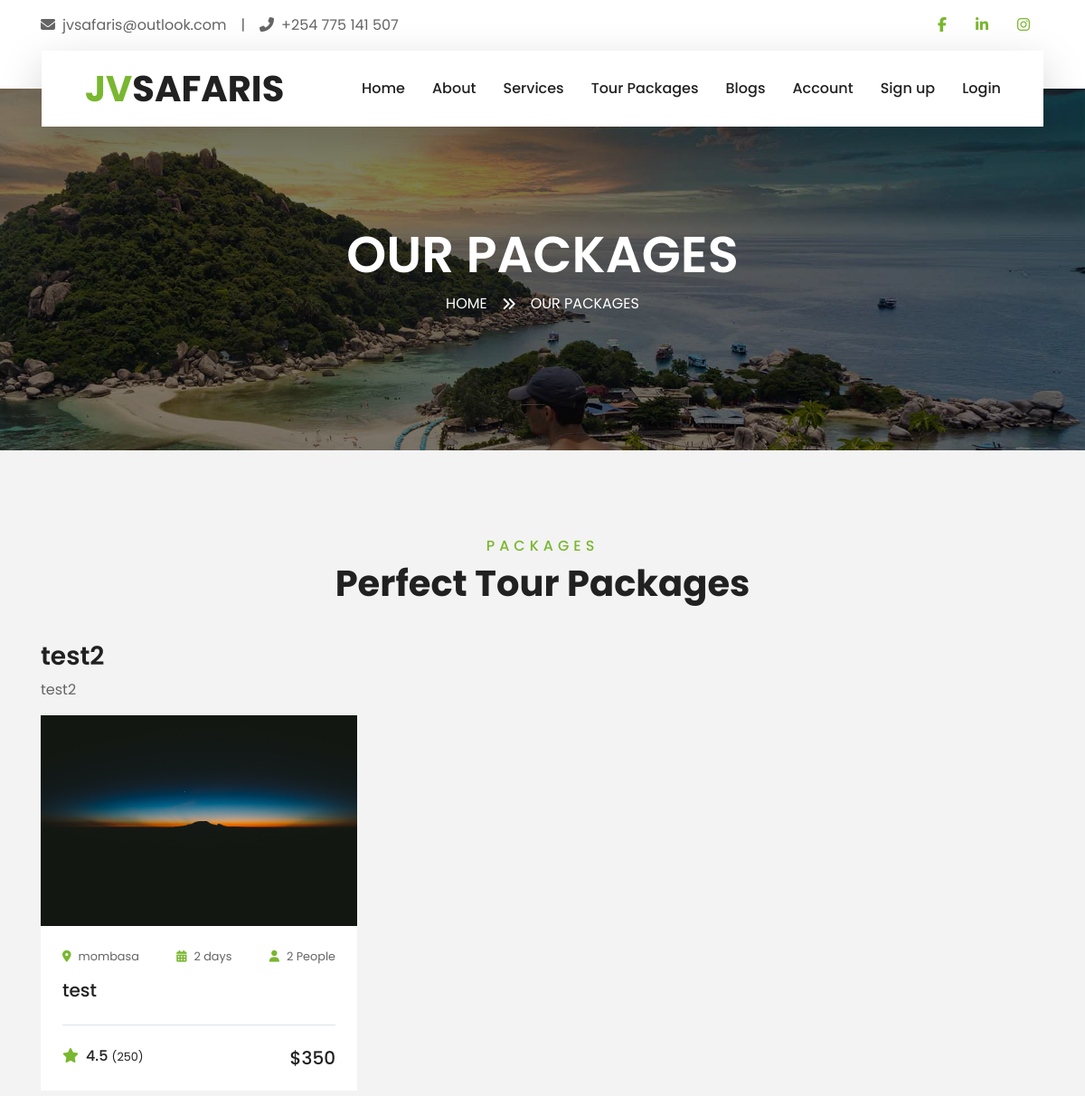
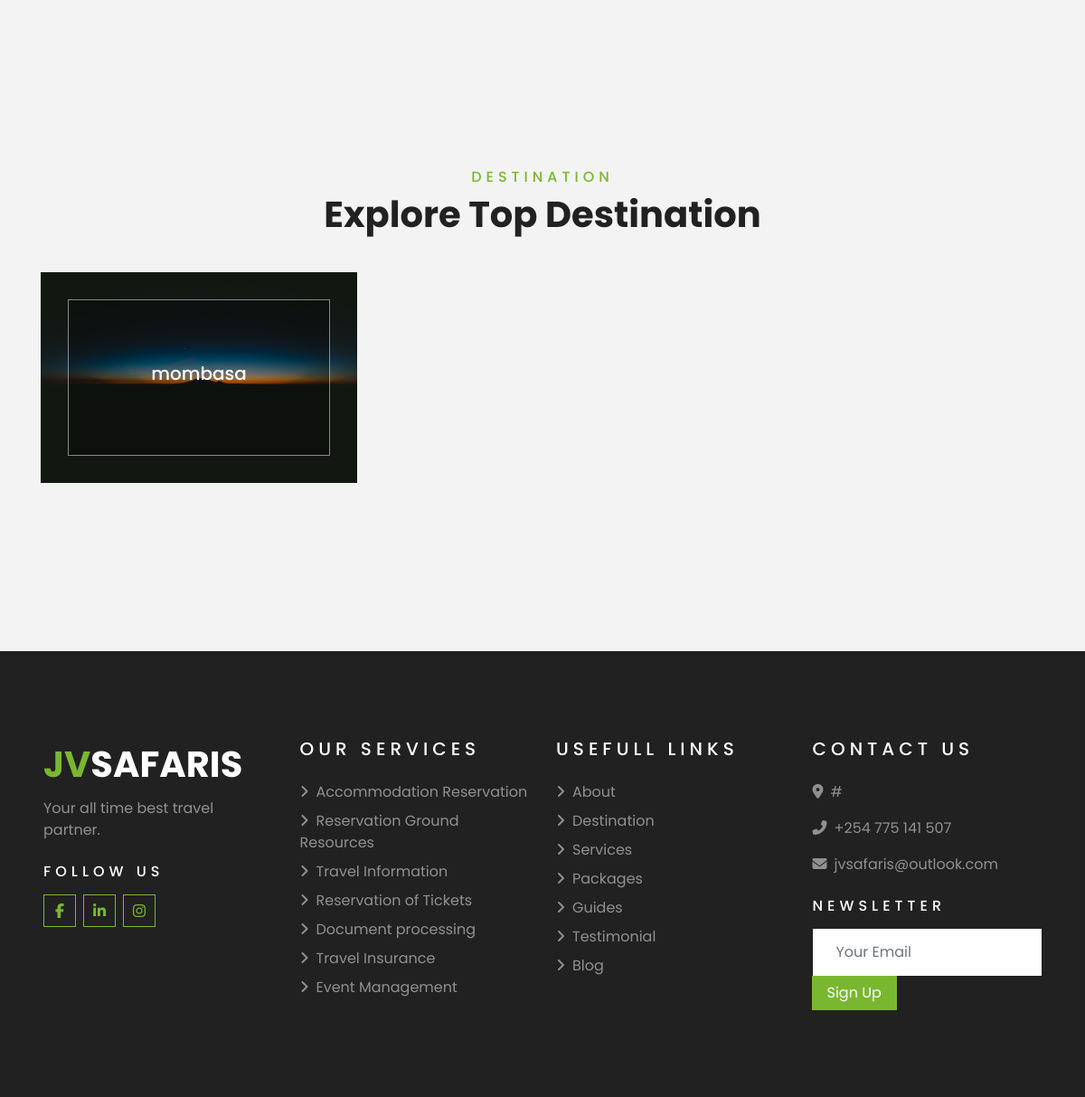
Page /packages/ on the committed database (2 pictures, top to bottom).
### JVSafarisMain/models.py (models this page shows, shortened)
class PackageCategory(models.Model):
    name = models.CharField(max_length=255)
    description = models.CharField(max_length=1200)

class Package(models.Model):
    package_name = models.CharField(max_length=400)
    start_date = models.DateField()
    end_date = models.DateField()
    package_desc = models.CharField(max_length=1000)
    image = models.FileField(default = '')
    destination = models.ForeignKey(Destination,on_delete = models.CASCADE,default = 1)
    duration = models.IntegerField(default = 2)
    population = models.IntegerField(default = 2)
    category = models.ForeignKey(PackageCategory,on_delete=models.CASCADE)

class Destination(models.Model):
    destinantion_name = models.CharField(max_length = 400)
    image = models.FileField(default = '')
    def __str__(self):
        return self.destinantion_name

### JVSafarisMain/views.py (the view)
# urls.py: path('packages/',views.packages,name = 'packages'),
def packages(request):
    packages = Package.objects.all()
    destinations = Destination.objects.all()
    categories = PackageCategory.objects.all()
    return render(request,'JVSafarisMain/package.html',{
        'packages':packages,
        'destinations':destinations,
        'package_categories':categories
        })

### JVSafarisMain/templates/jvsafarismain/package.html (shortened to what this page needs)
{%extends 'JVSafarisMain/base.html'%}
{%load static%}
{%block pagetitle%}
Our packages
{%endblock%}
{%block subtitle%}
Our packages
{%endblock%}
{%block body%}
    <div class="container-fluid py-5">
        <div class="container pt-5 pb-3">
            <div class="text-center mb-3 pb-3">
                <h6 class="text-primary text-uppercase" style="letter-spacing: 5px;">Packages</h6>
                <h1>Perfect Tour Packages</h1>
            </div>
           {%for category in package_categories%}
           {%if category.package_set.count <= 0%}
           <div></div>
           {%else%}
           <h3>{{category.name}}</h3>
          <p>{{category.description}}</p>
           <div class="row">
           {%for package in category.package_set.all%}
            <div class="col-lg-4 col-md-6 mb-4">
                <div class="package-item bg-white mb-2">
                   <a href="{%url 'JVS:package-desc' package.id%}"> <img class="img-fluid" src="{{package.image.url}}" alt=""></a>
                    <div class="p-4">
                        <div class="d-flex justify-content-between mb-3">
                            <small class="m-0"><i class="fa fa-map-marker-alt text-primary mr-2"></i>{{package.destination}}</small>
                            <small class="m-0"><i class="fa fa-calendar-alt text-primary mr-2"></i>{{package.duration}} days</small>
                            <small class="m-0"><i class="fa fa-user text-primary mr-2"></i>{{package.population}} People</small>
                        </div>
                        <a class="h5 text-decoration-none" href="{%url 'JVS:package-desc' package.id%}">{{package.package_name}}</a>
                        <div class="border-top mt-4 pt-4">
                            <div class="d-flex justify-content-between">
                                <h6 class="m-0"><i class="fa fa-star text-primary mr-2"></i>4.5 <small>(250)</small></h6>
                                <h5 class="m-0">$350</h5>
                            </div>
                        </div>
                    </div>
                </div>
            </div>
           {%endfor%}
        </div>
           {%endif%}
           {%endfor%}
        </div>
    </div>
    <div class="container-fluid py-5">
        <div class="container pt-5 pb-3">
            <div class="text-center mb-3 pb-3">
                <h6 class="text-primary text-uppercase" style="letter-spacing: 5px;">Destination</h6>
                <h1>Explore Top Destination</h1>
            </div>
            <div class="row">
                {%for destination in destinations%}
                <div class="col-lg-4 col-md-6 mb-4">
                    <div class="destination-item position-relative overflow-hidden mb-2">
                        <img class="img-fluid" src="{{destination.image.url}}" alt="">
                        <a class="destination-overlay text-white text-decoration-none" href="">
                            <h5 class="text-white">{{destination.destinantion_name}}</h5>
                        </a>
                    </div>
                </div>
                {%endfor%}
            </div>
        </div>
    </div>
    {%endblock%}

### rows in the picture
PackageCategory: name "test2", description "test2"
Package: image (picture), destination "mombasa", duration "2", population "2", package_name "test"
Destination: image (picture), destinantion_name "mombasa"
